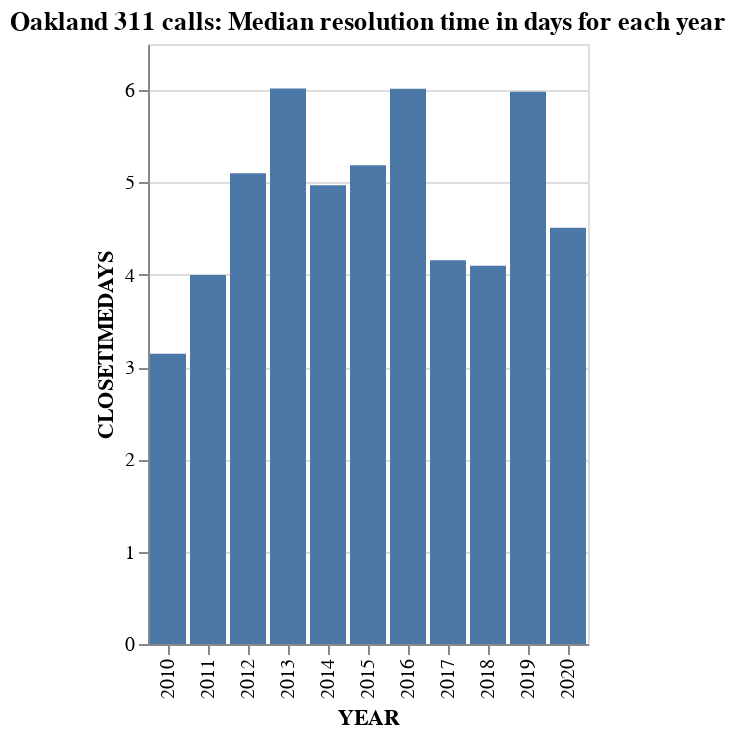

The code cell stored with this chart in its notebook:
### Markdown cell above
This is looking much better! Time to visualize it. 
### Visualizing the Median Close Time Data by Year for Oakland 311

### Code cell
alt.Chart(median_close_time[['YEAR', 'CLOSETIMEDAYS']]).mark_bar().encode(
    x='YEAR:O',
    y='CLOSETIMEDAYS',
).properties(
    title='Oakland 311 calls: Median resolution time in days for each year'
)

### Figure 1 — Vega-Lite specification as saved in the notebook (floating-point values rounded to 4 significant figures)
{"config": {"view": {"continuousWidth": 400, "continuousHeight": 300}}, "data": {"name": "data-7d3d7589cb1a0fe79a77cde35d5c1ea8"}, "mark": "bar", "encoding": {"x": {"type": "ordinal", "field": "YEAR"}, "y": {"type": "quantitative", "field": "CLOSETIMEDAYS"}}, "title": "Oakland 311 calls: Median resolution time in days for each year", "$schema": "https://vega.github.io/schema/vega-lite/v4.8.1.json", "datasets": {"data-7d3d7589cb1a0fe79a77cde35d5c1ea8": [{"YEAR": 2010, "CLOSETIMEDAYS": 3.144}, {"YEAR": 2011, "CLOSETIMEDAYS": 3.998}, {"YEAR": 2012, "CLOSETIMEDAYS": 5.099}, {"YEAR": 2013, "CLOSETIMEDAYS": 6.019}, {"YEAR": 2014, "CLOSETIMEDAYS": 4.97}, {"YEAR": 2015, "CLOSETIMEDAYS": 5.187}, {"YEAR": 2016, "CLOSETIMEDAYS": 6.016}, {"YEAR": 2017, "CLOSETIMEDAYS": 4.156}, {"YEAR": 2018, "CLOSETIMEDAYS": 4.099}, {"YEAR": 2019, "CLOSETIMEDAYS": 5.981}, {"YEAR": 2020, "CLOSETIMEDAYS": 4.51}]}}
